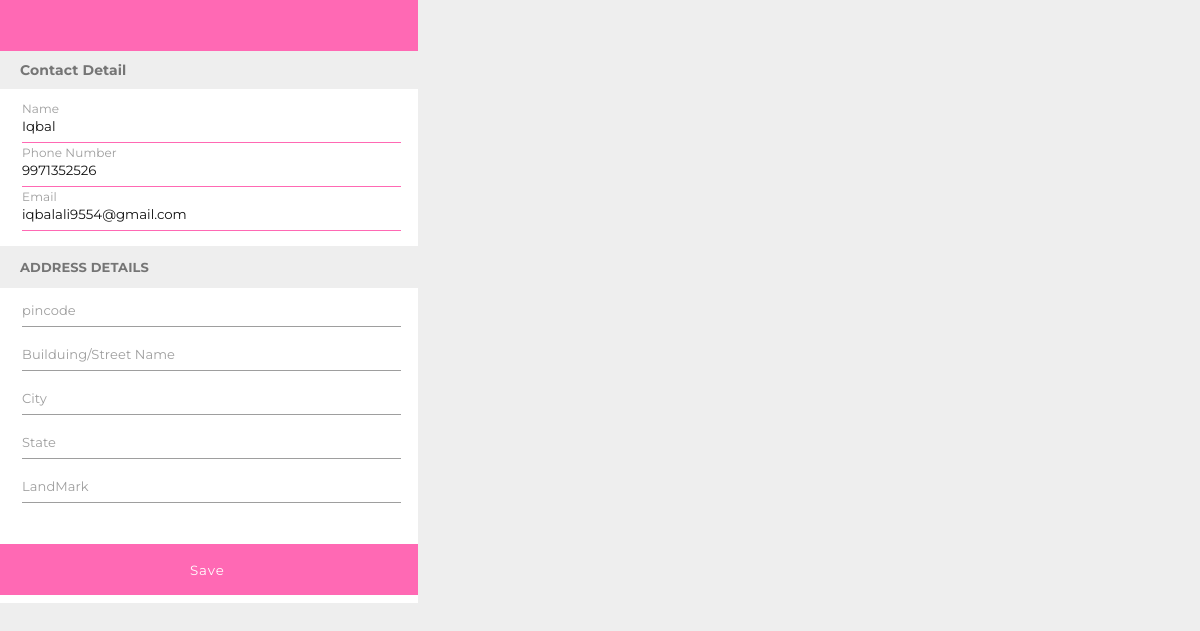
/change (signed in), run on an earlier commit of the app's database.
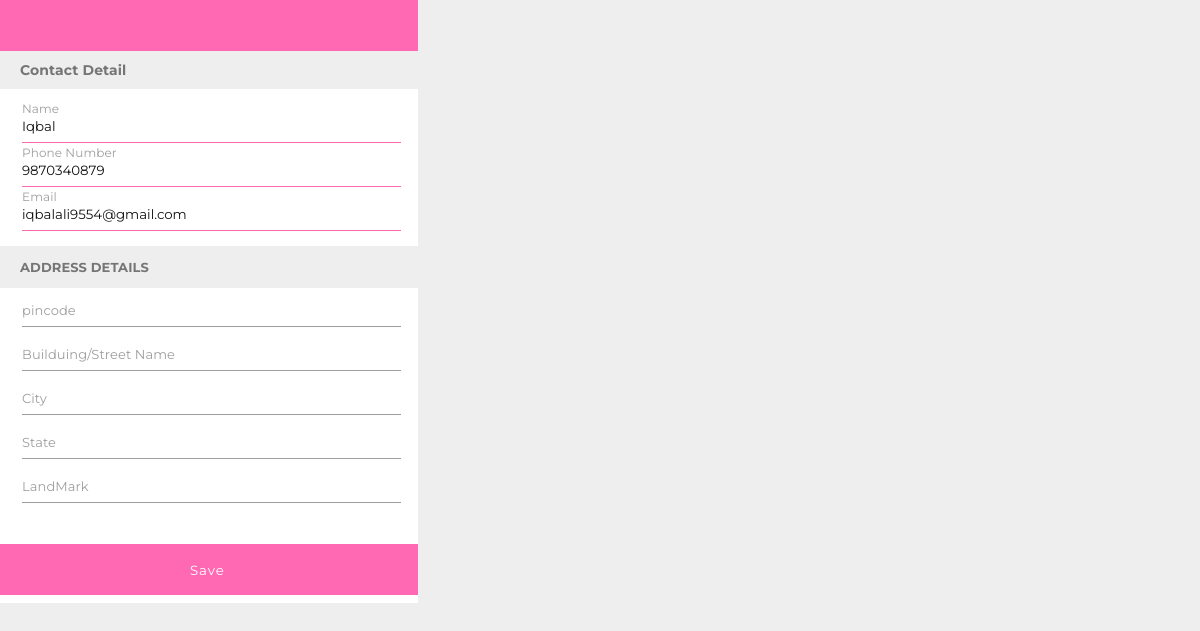
And on a later commit of the database.
### flsk.py (models this page shows)
class Login(db.Model):
    userid=db.Column(db.Integer, primary_key=True, nullable=False, unique=True)
    Name=db.Column(db.String(120), nullable=False)
    Email=db.Column(db.String(120), nullable=False)
    PhoneNumber=db.Column(db.Integer, nullable=False)
    Password=db.Column(db.String(80))
    cart=db.relationship('Cart', backref='Login', uselist=False)

### flsk.py (the view)
@app.route('/change')
def change():
    loggedIn, noOfItems, usrid, totalprice=getUserInformation()
    email=session['email']
    user=Login.query.filter_by(Email=email).first()
    return render_template('Personal.html',user=user,totalprice=totalprice)

### flsk.py (called while the page is built)
def getUserInformation():
        if 'email' not in session:
            loggedIn = False
            firstName = ''
            noOfItems = 0
        else:
            loggedIn = True
            user=Login.query.filter_by(Email=session['email']).first()
            userId=user.userid
            noOfItems=Cart.query.filter_by(userid=userId).count()
            prducts=Cart.query.filter_by(userid=userId).all()
            totalprice=0
            for prduct in prducts:
                abc=prduct.productId
                quntity=Cart.query.filter_by(productId=abc).first()
                prc=quntity.quantity
                itm=Items.query.filter_by(productId=abc).first()
                totalprice+=itm.price*prc
        return (loggedIn, noOfItems, userId,totalprice)

### templates/Personal.html (shortened to what this page needs)
<!DOCTYPE html>
<html lang="en">
<head>
</head>
<body>
    <section>
    <header>
    </header>
    <div class="map">
        <p>Contact Detail</p>
    </div>
    <form action="/gofurther" method="post">
        <div class="row">
        <div class="input-field">
            <input type="text" id="name" value="{{user.Name}}" required/>
            <label for="name">Name</label>
        </div>
        <div class="input-field">
            <input type="number" id="number" value="{{user.PhoneNumber}}" required />
            <label for="tel">Phone Number</label>
        </div>
        <div class="input-field">
            <input type="email" id="email" name="email" value="{{user.Email}}" required />
            <label for="name">Email</label>
        </div>
        <div class="address" style="
        margin-top: 10px;
        height: 42px;
        width: inherit;
        background: #eee;
    "><p style="
        color: #757575;
        font-weight: bold;
        font-family: 'Montserrat', sans-serif;
        font-size: 13px;
        margin-left: 20px;
        letter-spacing: 0.1px;
    ">ADDRESS DETAILS</p></div>
            <div class="input-field">
                    <input type="number" id="pincode" name="pincode" required />
                    <label for="name">pincode</label>
            </div>
            <div class="input-field">
                    <input type="text" id="colony" name="StreetName" required />
                    <label for="street">Builduing/Street Name</label>
            </div>
            <div class="input-field">
                    <input type="text" id="city" name="city" required />
                    <label for="city">City</label>
            </div>
            <div class="input-field">
                    <input type="text" id="state" name="state" required />
                    <label for="state">State</label>
            </div>
            <div class="input-field">
                    <input type="text" id="LandMark" name="landmark" required />
                    <label for="LandMark">LandMark</label>
            </div>
        <div class="button">
            <a href="{{url_for('gofurther')}}"><button type="submit">Save</button></a>
        </div>
        </div>
    </form>
    </section>
</body>
</html>

What changed in the data, as far as the page shows it:
changed Login "Iqbal": PhoneNumber "9971352526" → "9870340879"
